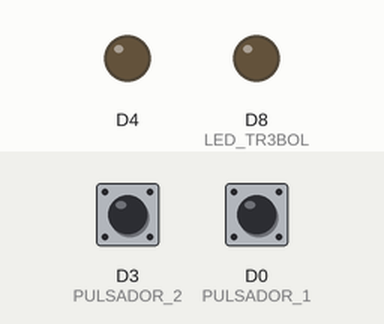
This sketch was run on a simulated ESP8266 (NodeMCU). Parts: output pins drawn as LEDs (lit = HIGH). The test bench sets the inputs (shaded band); at power-on: D3 (PULSADOR_2) LOW, D0 (PULSADOR_1) LOW.

Above: at 1.2 s.
1.3 s: D3 (PULSADOR_2) pulled HIGH for 0.15 s
At 1.37 s:
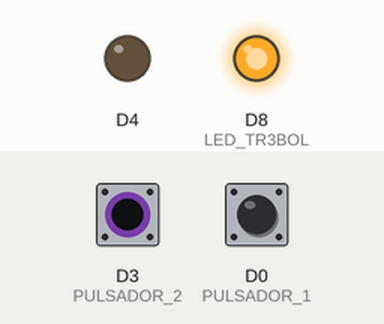
2.9 s: D0 (PULSADOR_1) pulled HIGH for 0.15 s
At 2.97 s:
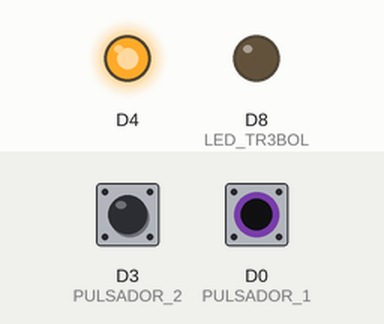
4.5 s: D0 (PULSADOR_1) pulled HIGH for 3.2 s
At 8.6 s:
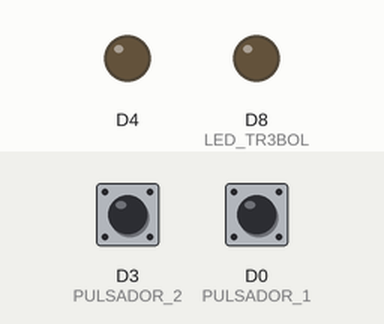
9.2 s: D3 (PULSADOR_2) pulled HIGH for 3.2 s
At 9.7 s:
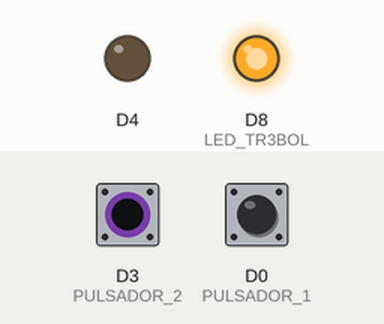
13.9 s: D3 (PULSADOR_2) driven HIGH and D0 (PULSADOR_1) driven HIGH
At 14.5 s:
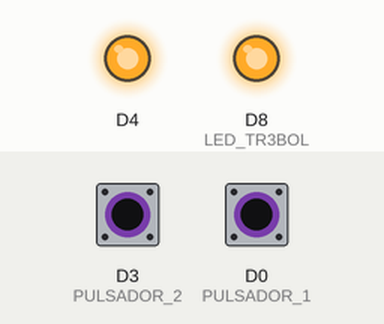
Timing chart, 0 to 16.4 s (numbered marks = the images above; inputs shaded):
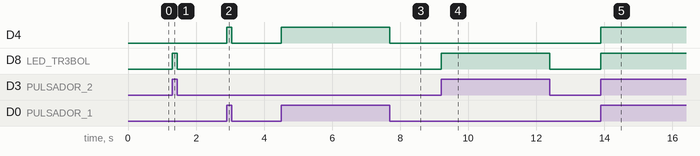

Measured:
- after the input at 1.3 s, D8 (LED_TR3BOL): LOW → HIGH at once, → LOW 0.15 s later
- after the input at 2.9 s, D4: LOW → HIGH at once, → LOW 0.15 s later
- after the input at 4.5 s, D4: LOW → HIGH at once, → LOW 3.2 s later
- after the input at 9.2 s, D8 (LED_TR3BOL): LOW → HIGH at once, → LOW 3.2 s later
- after the input at 13.9 s, D4, D8 (LED_TR3BOL): LOW → HIGH at once

The sketch:

Control_LED_InternoExterno_con_Pulsadores_PlacaTr3bol.ino
```cpp
#define PULSADOR_1 D0  // Define PULSADOR_1 como el pin D0.
#define PULSADOR_2 D3  // Define PULSADOR_2 como el pin D3.
#define LED_TR3BOL D8  // Define LED_TR3BOL como el pin D8.

void setup() {
  pinMode(LED_BUILTIN, OUTPUT);  // Configura el pin LED_BUILTIN (LED integrado) como una salida.
  pinMode(PULSADOR_1, INPUT);    // Configura el pin PULSADOR_1 como una entrada.
  pinMode(LED_TR3BOL, OUTPUT);   // Configura el pin LED_TR3BOL como una salida.
  pinMode(PULSADOR_2, INPUT);    // Configura el pin PULSADOR_2 como una entrada.
}

void loop() {
  if (digitalRead(PULSADOR_1) == HIGH)  // Lee el estado del pin PULSADOR_1. Si está en estado ALTO (presionado):
    digitalWrite(LED_BUILTIN, HIGH);    // Enciende el LED integrado (pone el pin en estado ALTO).
  else
    digitalWrite(LED_BUILTIN, LOW);     // Si el pin PULSADOR_1 no está en estado ALTO (no presionado), apaga el LED integrado (pone el pin en estado BAJO).

  if (digitalRead(PULSADOR_2) == HIGH)  // Lee el estado del pin PULSADOR_2. Si está en estado ALTO (presionado):
    digitalWrite(LED_TR3BOL, HIGH);     // Enciende el LED TR3BOL (pone el pin en estado ALTO).
  else
    digitalWrite(LED_TR3BOL, LOW);      // Si el pin PULSADOR_2 no está en estado ALTO (no presionado), apaga el LED TR3BOL (pone el pin en estado BAJO).
}
```
